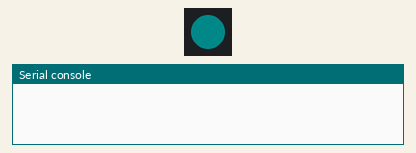
Recording of a program running on a simulated Pycom board running MicroPython. Shown: 1 RGB LEDs in strip order, left to right, the last lines printed to the serial console. Dim RGB values are drawn brighter than linear; the GPS gets a fix after 3 s at 37.7749, -122.4194 with 8 satellites; no radio messages arrive unless stated (any console line starting 'radio sent:' is added by the test bench); the LoRaWAN join succeeds after 3 s and a send takes 0.1 s.

Above: at 0.3 s.
At 2.95 s:
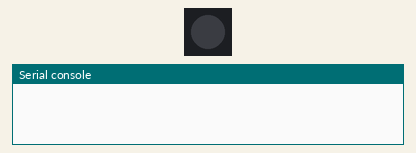
At 3.3 s:
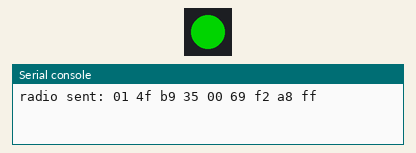
At 33.4 s:
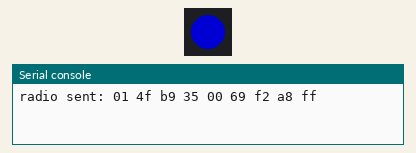
Timing chart, 0 to 35.8 s (numbered marks = the images above):
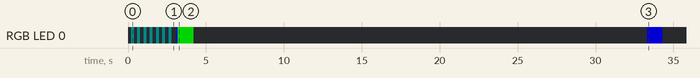

The program:

pycom-gps-log.py
```python
# (licence header left out)
## simple LoRaWAN GPS coverage logger for LoPy with PyTrack
## desigmed to work with http://map.thethings.nyc/
## upload this file to your LoPy as 'main.py'

import pycom
from utime import sleep,sleep_ms
from L76GNSS import L76GNSS
from pytrack import Pytrack
from network import LoRa
from binascii import unhexlify
import socket

####
## obtain your own app key based on your device MAC (DevEUI)
####

## my test app
##app_eui = unhexlify('70B3D57ED0009494')
##app_key = unhexlify('3FBE684796A5142E2050620A4F297D34')

## map.thethings.nyc
app_eui = unhexlify('70B3D57EF0001C38')
app_key = unhexlify('8EE9FA823F2DB5B68571A59D492242B0')

l76 = None
lora = None

def setup():
  global l76,lora
  if pycom.wifi_on_boot():      ## attempt to save battery
    pycom.wifi_on_boot(False)
  pycom.heartbeat(False)
  py = Pytrack()
  l76 = L76GNSS(py, timeout=30)
  lora = LoRa(mode=LoRa.LORAWAN)
  ## print('LoRa MAC %s' % binascii.hexlify(lora.mac()))

lora_socket = None

def join_lorawan():
  global lora_socket
  while not lora.has_joined():
    ## print('Joining...')
    lora.join(activation=LoRa.OTAA, auth=(app_eui, app_key), timeout=0)
    count = 0
    while (not lora.has_joined()) and count < 300: ## wait one minute
      pycom.rgbled(0x000a0a if count&1 else 0)     ## LED flashing while joining
      sleep_ms(200)
      count += 1
  pycom.rgbled(0)
  lora_socket = socket.socket(socket.AF_LORA, socket.SOCK_RAW)
  lora_socket.setsockopt(socket.SOL_LORA, socket.SO_DR, 5)  ## data rate 5 = SF7 127kbps
  lora_socket.setblocking(True)

# from http://map.thethings.nyc/
# Data: Send lat/lon in 7 byte packetspycom.rgbled(0 with the structure
#  Byte 00: Format indicator. 0x01
#  Byte 01-03: Latitude encoding. Little endian integer. encoding = (latitude * 93206.0)
#  Byte 04-06: Longitude encoding. Little endian integer. encoding = (longitude * 46603.0)

# this packet is recycled to save memory churn
data_packet = bytearray(9)

def upload_data(latlon):
  lat = int(latlon[0] * 93206.0)
  lon = int(latlon[1] * 46603.0)
  data_packet[0] = 0x01
  data_packet[1] = lat&0xff
  data_packet[2] = (lat>>8)&0xff
  data_packet[3] = (lat>>16)&0xff
  data_packet[4] = (lat>>24)&0xff
  data_packet[5] = lon&0xff
  data_packet[6] = (lon>>8)&0xff
  data_packet[7] = (lon>>16)&0xff
  data_packet[8] = (lon>>24)&0xff
  lora_socket.send(data_packet)
  pycom.rgbled(0x008000)  ## green = data uploaded

last_lat = 0
last_lon = 0

def loop():
  global last_lat,last_lon
  latlon = l76.coordinates()
  ## print('lat=%f lon=%f' % (latlon[0], latlon[1]))
  if latlon == (None, None):
    pycom.rgbled(0x800000)  ## red = no gps lock
  else:
    pycom.rgbled(0x000080)  ## blue = got gps, maybe uploading data
    ## threshold of 0.001 degrees represents about 100m of distance
    if abs(last_lat - latlon[0]) > 0.001 or abs(last_lon - latlon[1]) > 0.001:
      upload_data(latlon)
      last_lat = latlon[0]
      last_lon = latlon[1]

def main():
  setup()
  while True:
    ## print('loop...')
    if not lora.has_joined():
      join_lorawan()
    loop()
    sleep(1)        ## leave LED on for a second
    pycom.rgbled(0) ## LED off
    sleep(29)       ## half a minute between polls to preserve battery

if __name__ == "__main__":
  main()
```

Measured:
- by itself, RGB LED 0: off → RGB(0, 10, 10) at 0.20 s, → off 0.20 s later, → RGB(0, 10, 10) 0.20 s later, → off 0.20 s later, … (19 changes in this stretch)
